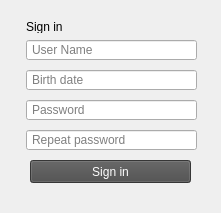
<?xml version="1.0" encoding="UTF-8"?>
<ui version="4.0">
 <class>Form</class>
 <widget class="QWidget" name="Form">
  <property name="geometry">
   <rect>
    <x>0</x>
    <y>0</y>
    <width>221</width>
    <height>213</height>
   </rect>
  </property>
  <property name="windowTitle">
   <string>Form</string>
  </property>
  <widget class="QLineEdit" name="userNameInput">
   <property name="geometry">
    <rect>
     <x>26</x>
     <y>40</y>
     <width>171</width>
     <height>20</height>
    </rect>
   </property>
   <property name="styleSheet">
    <string notr="true">padding-left: 3px;</string>
   </property>
   <property name="placeholderText">
    <string>User Name</string>
   </property>
  </widget>
  <widget class="QLabel" name="label">
   <property name="geometry">
    <rect>
     <x>26</x>
     <y>20</y>
     <width>47</width>
     <height>13</height>
    </rect>
   </property>
   <property name="text">
    <string>Sign in</string>
   </property>
  </widget>
  <widget class="QLineEdit" name="passwordInput">
   <property name="geometry">
    <rect>
     <x>26</x>
     <y>100</y>
     <width>171</width>
     <height>20</height>
    </rect>
   </property>
   <property name="styleSheet">
    <string notr="true">padding-left: 3px;</string>
   </property>
   <property name="echoMode">
    <enum>QLineEdit::Password</enum>
   </property>
   <property name="placeholderText">
    <string>Password</string>
   </property>
  </widget>
  <widget class="QLineEdit" name="rePasswordInput">
   <property name="geometry">
    <rect>
     <x>26</x>
     <y>130</y>
     <width>171</width>
     <height>20</height>
    </rect>
   </property>
   <property name="styleSheet">
    <string notr="true">padding-left: 3px;</string>
   </property>
   <property name="echoMode">
    <enum>QLineEdit::Password</enum>
   </property>
   <property name="placeholderText">
    <string>Repeat password</string>
   </property>
  </widget>
  <widget class="QLineEdit" name="birthDateInput">
   <property name="geometry">
    <rect>
     <x>26</x>
     <y>70</y>
     <width>171</width>
     <height>20</height>
    </rect>
   </property>
   <property name="styleSheet">
    <string notr="true">padding-left: 3px;</string>
   </property>
   <property name="echoMode">
    <enum>QLineEdit::Normal</enum>
   </property>
   <property name="placeholderText">
    <string>Birth date</string>
   </property>
  </widget>
  <widget class="QPushButton" name="signinBtn">
   <property name="geometry">
    <rect>
     <x>30</x>
     <y>160</y>
     <width>161</width>
     <height>23</height>
    </rect>
   </property>
   <property name="styleSheet">
    <string notr="true">background-color: rgb(75, 75, 75);
color: rgb(253, 253, 253);</string>
   </property>
   <property name="text">
    <string>Sign in</string>
   </property>
  </widget>
 </widget>
 <resources/>
 <connections/>
</ui>
